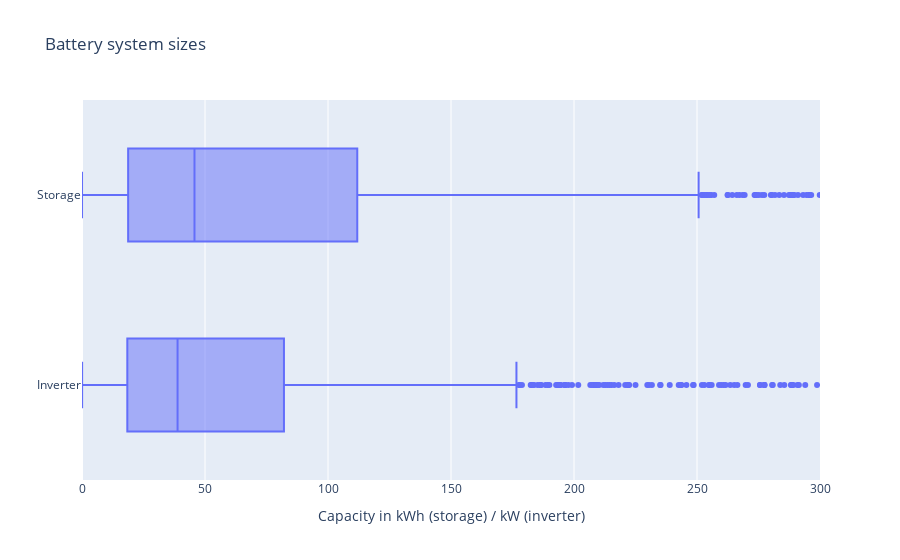

The notebook cell saved with this chart:
### Markdown cell above
## System sizes

### Code cell
storage_size = profiles_using_storage["storage_capacity_kwh"].copy()
storage_size.name = "Storage capacity"
print(storage_size.describe().drop("count").to_markdown())

print("")
inverter_size = profiles_using_storage["inverter_capacity_kw"].copy()
inverter_size.name = "Inverter capacity"
print(inverter_size.describe().drop("count").to_markdown())


fig_df = profiles_using_storage.copy()
fig_df = fig_df.rename(columns={
    "storage_capacity_kwh": "Storage",
    "inverter_capacity_kw": "Inverter"})
fig = px.box(
    data_frame=fig_df,
    x=["Inverter", "Storage"],
    title="Battery system sizes")
fig.update_layout(xaxis_title="Capacity in kWh (storage) / kW (inverter)", yaxis_title="")
fig.update_xaxes(range=[0, 300])
fig.show()

### Figure 1 — Plotly figure (JSON) as saved in the notebook; plotly's stock layout.template omitted (floating-point values rounded to 4 significant figures; data arrays with more than 128 entries replaced by an {"elided": "..."} marker saying what was removed)
{"data": [{"alignmentgroup": "True", "hovertemplate": "value=%{x}<br>variable=%{y}<extra></extra>", "legendgroup": "", "marker": {"color": "#636efa"}, "name": "", "notched": false, "offsetgroup": "", "orientation": "h", "showlegend": false, "type": "box", "x": {"elided": "3416 float values"}, "x0": " ", "xaxis": "x", "y": {"elided": "3416 str values"}, "y0": " ", "yaxis": "y"}], "layout": {"boxmode": "group", "legend": {"tracegroupgap": 0}, "title": {"text": "Battery system sizes"}, "xaxis": {"anchor": "y", "domain": [0, 1], "range": [0, 300], "title": {"text": "Capacity in kWh (storage) / kW (inverter)"}}, "yaxis": {"anchor": "x", "domain": [0, 1], "title": {"text": ""}}}}
